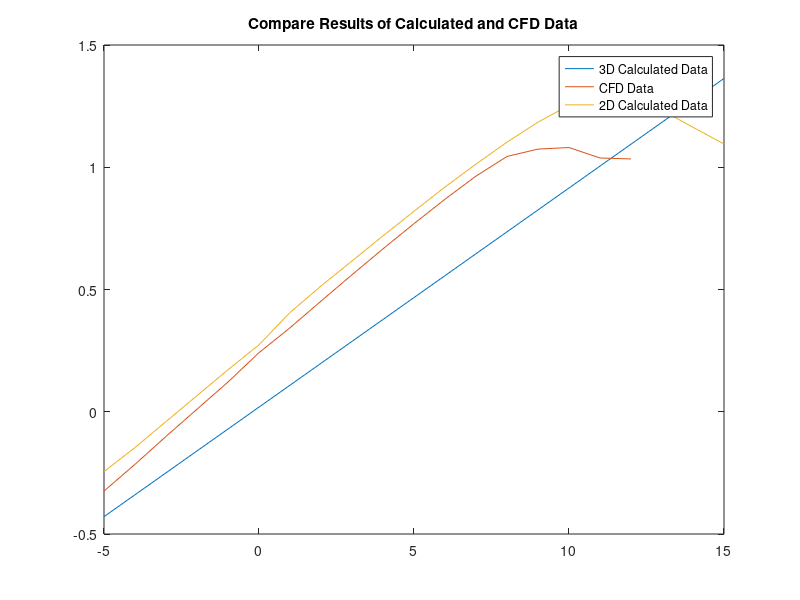

MATLAB code for this plot:
clc
clear all
% 3D lift calculations
data2D = [
        -5.0000 -0.2446 0.0140;
        -4.0000 -0.1465 0.0091;
        -3.0000 -0.0401 0.0073;
        -2.0000 0.0658 0.0059;
        -1.0000 0.1717 0.0049;
        0.0000 0.2737 0.0043;
        1.0000 0.4058 0.0045;
        2.0000 0.5143 0.0050;
        3.0000 0.6167 0.0057;
        4.0000 0.7194 0.0066;
        5.0000 0.8201 0.0078;
        6.0000 0.9193 0.0092;
        7.0000 1.0129 0.0112;
        8.0000 1.1027 0.0134;
        9.0000 1.1844 0.0165;
        10.0000 1.2533 0.0201;
        11.0000 1.2865 0.0252;
        12.0000 1.2763 0.0332;
        13.0000 1.2329 0.0475;
        14.0000 1.1635 0.0720;
        15.0000 1.0951 0.1052;
        ];
    
alpha = data2D(:,1); % Angle of attack
Clift = data2D(:,2); % 2D coefficient of lift
CDrag = data2D(:,3); % 2D coefficient of drag

e = 0.9; % Span efficiency factor
AR = 16.5; % Aspect Ratio

%linear region
alpha_Upper = 5;
alpha_Lower = 4;

%Find index of alpha values
x1=find(data2D(:,1)==alpha_Lower);
x2=find(data2D(:,1)==alpha_Upper);

%initial estimate of alpha
a_0 = (Clift(x2)-Clift(x1))/(alpha(x2)-alpha(x1));

%estimate alpha for finite wing
a = (a_0)/(1 + ((57.3 * a_0)/(pi * e * AR)));

%find zero lift angle of attack
sign = find(Clift>0,1);
Alpha0 = (Clift(sign) - Clift(sign - 1))/(alpha(sign) - alpha(sign - 1)) * (alpha(sign));

%use alpha to calculate cl
CL_3D = a .* ( alpha - Alpha0);
 
% 3D coefficient of drag
D_i = (CL_3D).^2 ./ (pi*e*AR);

%calculate total drag
D = CDrag + D_i;

%find min drag alpha value
MinDragAlpha = alpha(find(D == min(D)));

%define variables
%oswald's efficiency factor
e0 = 1.78 * (1 - 0.045 .* AR.^(0.68)) - 0.64;
k = 1 / (pi * e0 * AR);

%For CFD
dataCFD=[
    -5,-0.32438,0.044251;
    -4,-0.21503,0.033783;
    -3,-0.10081,0.028627;
    -2,0.010503,0.025864;
    -1,0.12155,0.024643;
    0,0.24163,0.025099;
    1,0.34336,0.025635;
    2,0.45256,0.02766;
    3,0.56037,0.030677;
    4,0.66625,0.034855;
    5,0.76942,0.040403;
    6,0.86923,0.04759;
    7,0.96386,0.057108;
    8,1.0441,0.070132;
    9,1.0743,0.090921;
    10,1.0807,0.11193;
    11,1.0379,0.13254;
    12,1.034,0.15645;
    ];
alphaCFD = dataCFD(:,1); % Angle of attack
CliftCFD = dataCFD(:,2); % 3D coefficient of lift
CDragCFD = dataCFD(:,3); % 3D coefficient of drag

%plot and compare the results
figure(1)
plot(alpha, CL_3D);
hold on
plot(alphaCFD, CliftCFD);
hold on
plot(alpha, Clift);
hold off

%mark each plot
title('Compare Results of Calculated and CFD Data');
legend('3D Calculated Data', 'CFD Data', '2D Calculated Data');